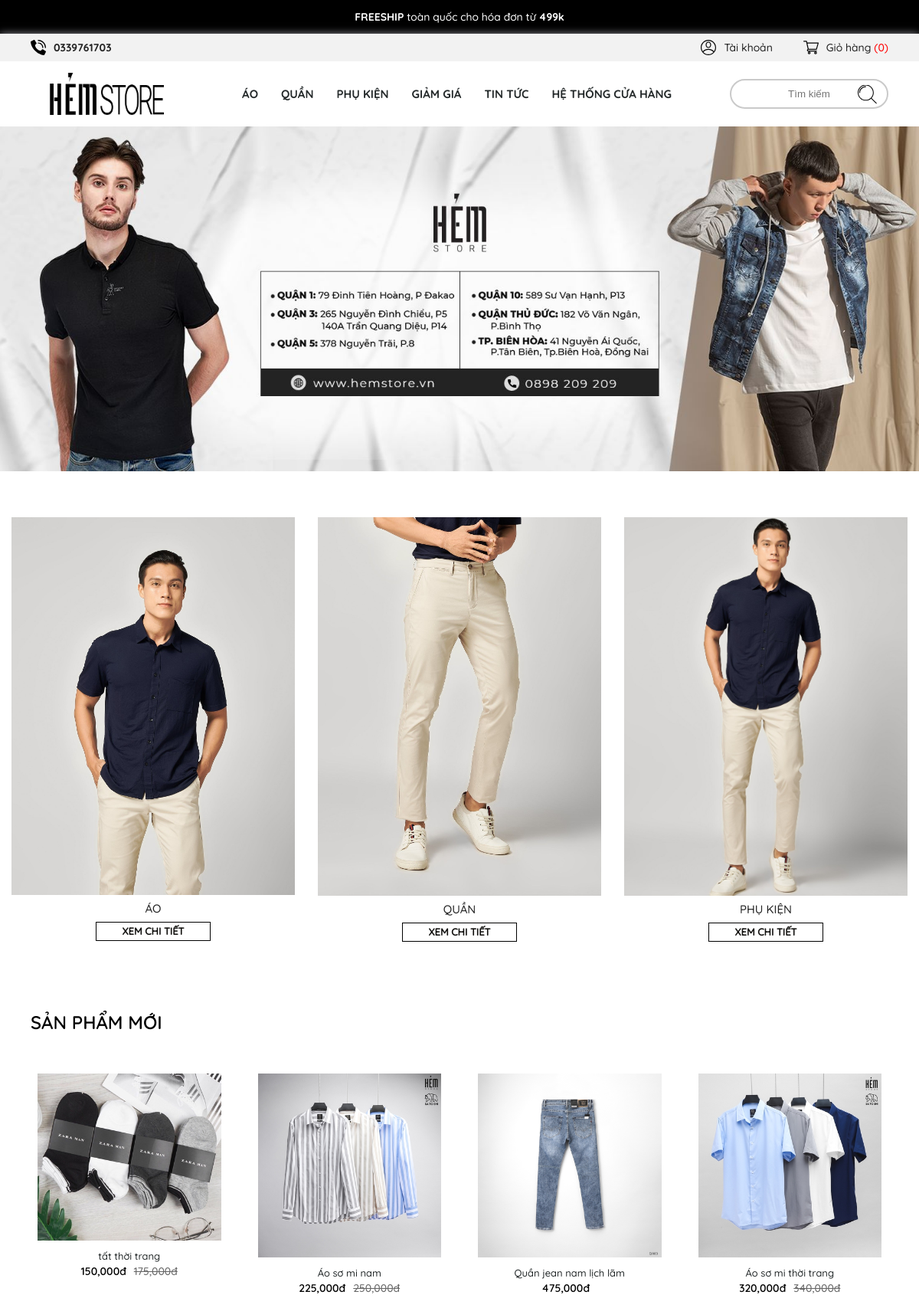
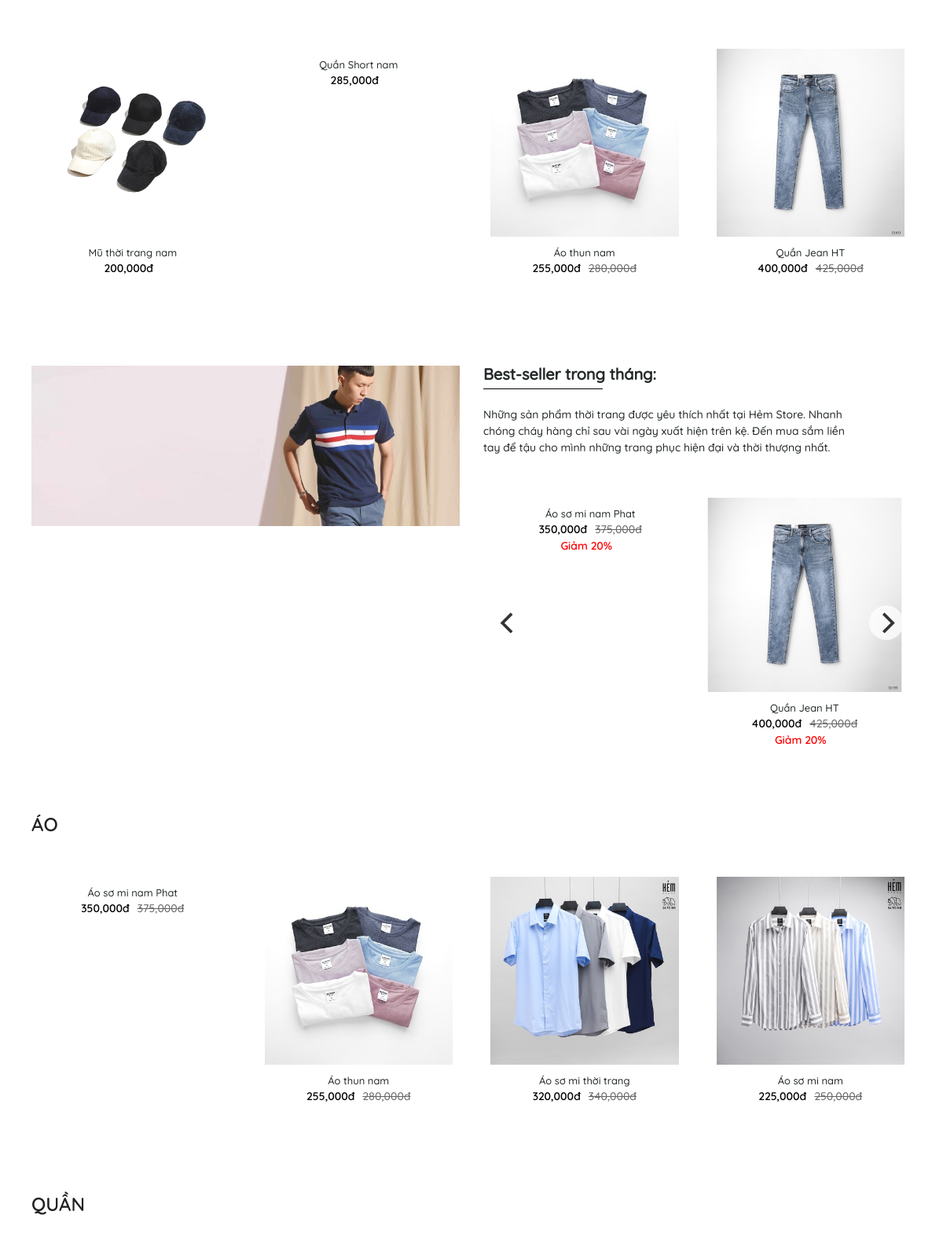
The page / (upper part) on the database its author committed (2 pictures, top to bottom).
### tables this page shows
CREATE TABLE `tbl_category` (
  `category_id` int(11) NOT NULL,
  `category_name` varchar(100) NOT NULL,
  `category_image` varchar(150) NOT NULL,
  `category_link` varchar(250) NOT NULL
);

CREATE TABLE `tbl_slide` (
  `slide_id` int(11) NOT NULL,
  `slide_image` varchar(150) NOT NULL
);

CREATE TABLE `tbl_product` (
  `product_id` int(11) NOT NULL,
  `product_code` varchar(50) NOT NULL,
  `category_id` int(11) NOT NULL,
  `product_name` varchar(100) NOT NULL,
  `product_image` varchar(150) NOT NULL,
  `product_image_hover` varchar(150) NOT NULL,
  `product_price` int(11) NOT NULL,
  `product_discount` int(11) NOT NULL,
  `product_active` int(11) NOT NULL,
  `product_details` text NOT NULL,
  `product_desc` text NOT NULL,
  `product_quantity` int(11) NOT NULL
);

### index.php (the view, shortened to what this page needs)
<?php include('./db/connect.php');?>
<?php include('./inc/header.php');?>
<main id="homepages">
	<?php include('./inc/slider.php');?>
	<section class="banner-section">
		<div class="container">
			<div class="row banner-list">
				<?php
					$sql_banner = mysqli_query($con,"SELECT * FROM tbl_category ORDER BY category_id");
					while($row_banner = mysqli_fetch_array($sql_banner)){
			?>
				<div class="col-lg-4 col-md-4">
					<div class="banner-items">
						<a href="<?php echo $row_banner['category_link'];?>">
							<div class="img">
								<img src="img/banner/<?php echo $row_banner['category_image']?>"
									onerror="this.onerror=null;this.src='uploads/<?php echo $row_banner['category_image'];?>'"
									alt="anh-bia">
								<div class="img-hover ">
								</div>
							</div>
						</a>
						<div class="text">
							<a href="ao.php"><?php echo $row_banner['category_name'];?></a>
							<div class="btn btn-hover">
								<a href="<?php echo $row_banner['category_link'];?>.php" class="details">
									xem chi tiết
								</a>
							</div>
						</div>
					</div>
				</div>
				<?php
					}
					?>
			</div>
	</section>
	<section class="product-section product-new">
		<div class="container-fluid">
			<h2 class="heading">
				SẢN PHẨM MỚI
			</h2>
			<div class="row product-list" style="display:flex;">
				<?php
				$sql_product_new = mysqli_query($con, "SELECT * FROM tbl_product,tbl_category
				WHERE tbl_product.category_id = tbl_category.category_id
				ORDER BY product_id DESC LIMIT 8");
				while($row_product_new = mysqli_fetch_array($sql_product_new)){
			?>
				<div class="col-lg-3 col-md-4 col-sm-6 col-6">
					<div class="product-items">
						<div class="product-items__img">
							<a href="product-details.php?&chitiet=<?php echo $row_product_new['category_link'];?>
								&id=<?php echo $row_product_new['product_id'];?>">
								<div class="product-img">
									<img src="img/product/<?php echo $row_product_new['product_image'];?>"
										onerror="this.onerror=null;this.src='uploads/<?php echo $row_product_new['product_image'];?>'"
										alt="">
								</div>
								<p class="product-name">
									<?php echo $row_product_new['product_name'];?>
								</p>
							</a>
							<div class="price">
								<h3>
									<?php echo number_format($row_product_new['product_price']).'đ';?>
								</h3>
								<span>
									<?php
										if($row_product_new['product_discount'] <= 0){
											echo '';
										}else {
											echo number_format($row_product_new['product_discount']).'đ';
										}
									?>
								</span>
							</div>
						</div>
					</div>
				</div>
				<?php
				}
				?>
			</div>
		</div>
	</section>
	<section class="banner-products product-section">
		<div class="container-fluid">
			<div class="row">
				<div class="col-lg-6 col-md-6">
					<a href="">
						<img src="img/carousel/carousel1.jpg" alt="">
					</a>
				</div>
				<div class="col-lg-6 col-md-6">
					<div class="product-banner__content">
						<h3 class="title">
							Best-seller trong tháng:
						</h3>
						<p class="intro">
							Những sản phẩm thời trang được yêu thích nhất tại Hẻm Store. Nhanh chóng cháy hàng chỉ sau vài ngày
							xuất hiện trên kệ. Đến mua sắm liền tay để tậu cho mình những trang phục hiện đại và thời thượng nhất.
						</p>
						<div class="product-carousel ">
							<?php
							$sql_product_bestseller = mysqli_query($con,"SELECT * FROM tbl_product,tbl_category WHERE product_active = '1'
							AND tbl_product.category_id = tbl_category.category_id ORDER BY product_id");
							while($row_product_bestseller = mysqli_fetch_array($sql_product_bestseller)){
						?>
							<div class="product-carousel__items product-items">
								<div class="product-items__img">
									<a href="product-details.php?&chitiet=<?php echo $row_product_bestseller['category_link'];?>
								&id=<?php echo $row_product_bestseller['product_id'];?>">
										<div class="product-img">
											<img src="img/product/<?php echo $row_product_bestseller['product_image'];?>"
												onerror="this.onerror=null;this.src='uploads/<?php echo $row_product_bestseller['product_image'];?>'"
												alt="">
										</div>
										<p class="product-name">
											<?php echo $row_product_bestseller['product_name'];?>
										</p>
									</a>
									<div class="price">
										<h3>
											<?php echo number_format($row_product_bestseller['product_price']).'đ';?>
										</h3>
										<span>
											<?php
										if($row_product_bestseller['product_discount'] <= 0){
											echo '';
										}else {
											echo number_format($row_product_bestseller['product_discount']).'đ';
										}
									?>
										</span>
									</div>
									<div class="discount">
										<h3>
											Giảm 20%
										</h3>
									</div>
								</div>
							</div>
							<?php }?>
						</div>
					</div>
				</div>
			</div>
		</div>
	</section>
	<?php
		$sql_cate_product = mysqli_query($con,"SELECT * FROM tbl_category ORDER BY category_id");
		while($row_cate_product = mysqli_fetch_array($sql_cate_product)){
			$id = $row_cate_product['category_id'];
	?>
	<section class="shirt-section product-section">
		<div class="container-fluid">
			<div class="tab">
				<div class="tab-title">
					<h2 class="heading">
						<a
							href="<?php echo $row_cate_product['category_link'].'.php';?>"><?php echo $row_cate_product['category_name'];?></a>
					</h2>
				</div>
				<div class="tab-content">
					<div class="tab-list active">
						<div class="row product-list">
							<?php
							$sql_product = mysqli_query($con,"SELECT * FROM tbl_product,tbl_category
							WHERE tbl_product.category_id = tbl_category.category_id
							 ORDER BY product_id ");
							while($row_product =mysqli_fetch_array($sql_product)){
								if($row_product['category_id'] == $id){
						?>
							<div class="col-lg-3 col-md-4 col-sm-6 col-6">
								<div class="product-items">
									<div class="product-items__img">
										<a href="product-details.php?&chitiet=<?php echo $row_product['category_link'];?>
								&id=<?php echo $row_product['product_id'];?>">
											<div class="product-img">
												<img src="img/product/<?php echo $row_product['product_image'];?>"
													onerror="this.onerror=null;this.src='uploads/<?php echo $row_product['product_image'];?>'"
													alt="">
											</div>
											<p class="product-name">
												<?php echo $row_product['product_name'];?>
											</p>
										</a>
										<div class="price">
											<h3>
												<?php echo number_format($row_product['product_price']).'đ';?>
											</h3>
											<span>
												<?php
										if($row_product['product_discount'] <= 0){
											echo '';
										}else {
											echo number_format($row_product['product_discount']).'đ';
										}
									?>
											</span>
										</div>
									</div>
								</div>
							</div>
							<?php
								}
							}
							?>
						</div>
					</div>
				</div>
			</div>
		</div>
	</section>
	<?php
		}
		?>
</main>
<?php include('./inc/footer.php');?>

### inc/header.php (shortened to what this page needs)
<!DOCTYPE html>
<html>
<head>
	<link rel="stylesheet" href="dest/style.min.css">
	<link rel="stylesheet" href="dest/fonts.css">
	<link rel="stylesheet" href="dest/stylelibs.min.css">
</head>
<body>
	<div class="wrapper">
		<div class="noti-minigame">
			<p>
				<b>FREESHIP</b>
				toàn quốc cho hóa đơn từ
				<b>499k</b>
			</p>
		</div>
		<header>
			<nav class="header-top">
				<div class="container-fluid">
					<div class="header-top__menu">
						<ul>
							<li class="tel">
								<a href="tel:0339761703">
									<span>0339761703</span>
								</a>
							</li>
							<li>
								<a href="user.php">
									<span>Tài khoản</span>
								</a>
							</li>
							<li>
								<a href="" class="cart" data-togle="cart-section">
									<?php
										$i = 0;
									?>
									<span>Giỏ hàng <b style="color:red;">(<?php echo $i;?>)</b></span>
								</a>
							</li>
						</ul>
					</div>
				</div>
			</nav>
			<nav class="header-desktop ">
				<div class="container-fluid">
					<div class="header-desktop__menu">
						<div class="logo">
							<a href="index.php">
								<img src="img/logo.png" alt="">
							</a>
						</div>
						<ul class="menu">
							<?php
									$sql_menu = mysqli_query($con,"SELECT * FROM tbl_category");
									while($row_menu = mysqli_fetch_array($sql_menu)){
								?>
							<li>
								<a href="<?php echo $row_menu['category_link'];?>.php">
									<span><?php echo $row_menu['category_name'];?></span>
								</a>
							</li>
							<?php
									}
								?>
							<li>
								<a href="discount.php">
									<span>giảm giá</span>
								</a>
							</li>
							<li>
								<a href="news.php">
									<span>TIN TỨC</span>
								</a>
							</li>
							<li>
								<a href="contact.html">
									<span>hệ thống cửa hàng</span>
								</a>
							</li>
						</ul>
						<div class="search">
							<input type="text" placeholder="Tìm kiếm">
							<a href="">
								<img src="img/search.svg" alt="" class="svg search">
							</a>
						</div>
					</div>
				</div>
			</nav>
		</header>

### inc/slider.php (shortened to what this page needs)
<section class="carousel-section">
	<div class="main-carousel">
		<?php
		$sql_carousel = mysqli_query($con,"SELECT * FROM tbl_slide ORDER BY slide_id desc");
		while($row_carousel = mysqli_fetch_array($sql_carousel)){
	?>
		<div class="carousel-items">
			<img src="img/carousel/<?php echo $row_carousel['slide_image'];?>" alt="">
		</div>
		<?php
		}
		?>
	</div>
</section>

### inc/header.php (style rules this page uses)
header .header-top ul li a.cart::after { content: ""; }

### inc/footer.php (style rules this page uses)
input[type="text"] { margin-right: 6px; width: 60px; text-align: center; }

### rows shown on the page
tbl_category: category_name "ÁO", category_image (picture)
tbl_category: category_name "QUẦN", category_image (picture)
tbl_category: category_name "PHỤ KIỆN", category_image (picture)
tbl_slide: slide_image (picture)
tbl_product: product_image (picture), product_name "tất thời trang", product_price "150,000", product_discount "175,000"
tbl_product: product_image (picture), product_name "Áo sơ mi nam", product_price "225,000", product_discount "250,000"
tbl_product: product_image (picture), product_name "Quần jean nam lịch lãm", product_price "475,000"
tbl_product: product_image (picture), product_name "Áo sơ mi thời trang", product_price "320,000", product_discount "340,000"
tbl_product: product_image (picture), product_name "Mũ thời trang nam", product_price "200,000"
tbl_product: product_name "Quần Short nam", product_price "285,000"
tbl_product: product_image (picture), product_name "Áo thun nam", product_price "255,000", product_discount "280,000"
tbl_product: product_image (picture), product_name "Quần Jean HT", product_price "400,000", product_discount "425,000"
tbl_product: product_name "Áo sơ mi nam Phat", product_price "350,000", product_discount "375,000"

### other values the page prints
$i "0"
